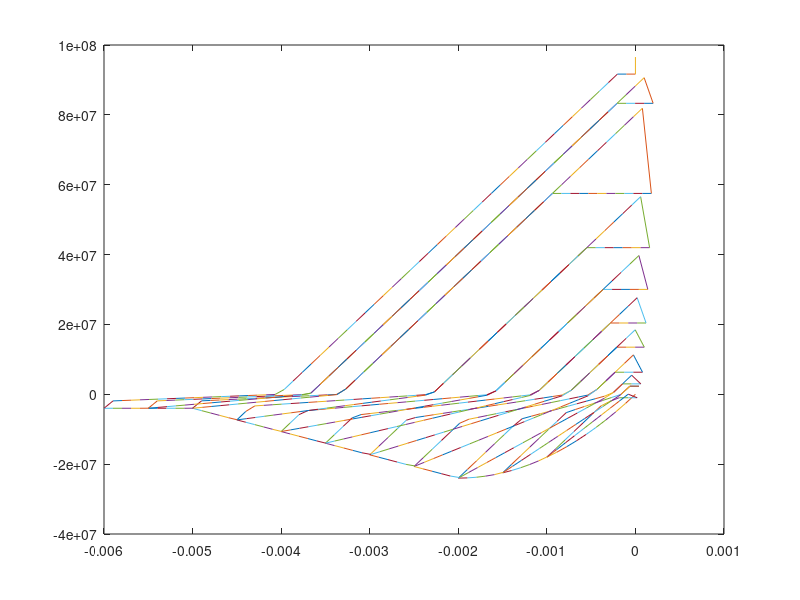

Here is the MATLAB script that generated this plot:
function [] = UniaxialConcrete_new()

global fc;    % concrete compression strength           : mp(1)
global epsc0; % strain at compression strength          : mp(2)
global fcu;   % stress at ultimate (crushing) strain    : mp(3)
global epscu; % ultimate (crushing) strain              : mp(4)
global rat;   % ratio between unloading slope at epscu and original slope : mp(5)
global ft;    % concrete tensile strength               : mp(6)
global Ets;   % tension stiffening slope                : mp(7)

fc = -24e6;    % concrete compression strength           : mp(1)
epsc0 = -0.002; % strain at compression strength          : mp(2)
fcu = -4.0e6;   % stress at ultimate (crushing) strain    : mp(3)
epscu = -0.005; % ultimate (crushing) strain              : mp(4)
rat = 0.1;   % ratio between unloading slope at epscu and original slope : mp(5)
ft = 4e6;    % concrete tensile strength               : mp(6)
Ets = 20000;   % tension stiffening slope                : mp(7)

load("matlab.mat")

% init
ecminP = 0.0;
deptP = 0.0;
ecmin = 0.0;
dept = 0.0;

epsP = 0.0;
sigP = 0.0;
eps = 0.0;
sig = 0.0;

sigVec = [];

for strain = strainVec'
    deps = strain - epsP;
    [eps, sig, ecmin, dept] = setTrialStrain(deps, epsP, sigP, ecminP, deptP);
    % axis([-7e-3, 1e-3, -25, 4]);
    plot([epsP, eps], [sigP, sig], '-')
    hold on;
    %pause(0.05);
    epsP = eps;
    sigP = sig;
    ecminP = ecmin;
    deptP = dept;
    sigVec = [sigVec;sig];
end

end

function [eps, sig, ecmin, dept] = setTrialStrain(deps, in_eps, in_sig, in_ecmin, in_dept)

global fc;    % concrete compression strength           : mp(1)
global epsc0; % strain at compression strength          : mp(2)
global fcu;   % stress at ultimate (crushing) strain    : mp(3)
global epscu; % ultimate (crushing) strain              : mp(4)
global rat;   % ratio between unloading slope at epscu and original slope : mp(5)
global ft;    % concrete tensile strength               : mp(6)
global Ets;   % tension stiffening slope                : mp(7)

ec0 = fc * 2. / epsc0;

% if the current strain is less than the smallest previous strain
% call the monotonic envelope in compression and reset minimum strain

in_eps = in_eps + deps;

eps = in_eps;
sig = in_sig;
ecmin = in_ecmin;
dept = in_dept;

if (in_eps < in_ecmin)
    [sig, e] = Compr_Envlp(in_eps);
    ecmin = in_eps;
    dept = in_dept;
else
    
    % else, if the current strain is between the minimum strain and ept
    % (which corresponds to zero stress) the material is in the unloading-
    % reloading branch and the stress remains between sigmin and sigmax
    
    % calculate strain-stress coordinates of point R that determines
    % the reloading slope according to Fig.2.11 in EERC Report
    % (corresponding equations are 2.31 and 2.32
    % the strain of point R is epsR and the stress is sigmR
    
    epsr = (fcu - rat * ec0 * epscu) / (ec0 * (1.0 - rat));
    sigmr = ec0 * epsr;
    
    % calculate the previous minimum stress sigmm from the minimum
    % previous strain ecmin and the monotonic envelope in compression
    
    sigmm = 0;
    dumy = 0;
    
    [sigmm, dumy] = Compr_Envlp(in_ecmin);
    
    % calculate current reloading slope Er (Eq. 2.35 in EERC Report)
    % calculate the intersection of the current reloading slope Er
    % with the zero stress axis (variable ept) (Eq. 2.36 in EERC Report)
    
    er = (sigmm - sigmr) / (in_ecmin - epsr);
    ept = in_ecmin - sigmm / er;
    
    if in_eps <= ept
        sigmin = sigmm + er * (in_eps - in_ecmin);
        sigmax = er * 0.5 * (in_eps - ept);
        sig = in_sig + ec0 * deps;
        if sig <= sigmin
            sig = sigmin;
        end
        if sig >= sigmax
            sig = sigmax;
        end
    else
        % else, if the current strain is between ept and epn
        % (which corresponds to maximum remaining tensile strength)
        % the response corresponds to the reloading branch in tension
        % Since it is not saved, calculate the maximum remaining tensile
        % strength sicn (Eq. 2.43 in EERC Report)
        
        % calculate first the strain at the peak of the tensile stress-strain
        % relation epn (Eq. 2.42 in EERC Report)
        
        epn = ept + in_dept;
        sicn = 0;
        if (in_eps <= epn)
            [sicn, e] = Tens_Envlp(in_dept);
            if abs(in_dept) < 1e-15
                e = sicn / in_dept;
            else
                e = ec0;
            end
            sig = e * (in_eps - ept);
        else
            % else, if the current strain is larger than epn the response
            % corresponds to the tensile envelope curve shifted by ept
            dept = in_eps - ept;
        end
    end
end

end

function [sigc, Ect] = Tens_Envlp(epsc)

global fc;    % concrete compression strength           : mp(1)
global epsc0; % strain at compression strength          : mp(2)
global ft;    % concrete tensile strength               : mp(6)
global Ets;   % tension stiffening slope                : mp(7)

Ec0 = 2.0*fc / epsc0;
eps0 = ft / Ec0;
epsu = ft*(1.0 / Ets + 1.0 / Ec0);

if (epsc <= eps0)
    sigc = epsc*Ec0;
    Ect = Ec0;
else
    if (epsc <= epsu)
        Ect = - Ets;
        sigc = ft - Ets*(epsc - eps0);
    else
        %      Ect  = 0.0
        Ect = 1.0e-15;
        sigc = 0.0;
    end
end

end

function [sigc, Ect] = Compr_Envlp(epsc)

global fc;    % concrete compression strength           : mp(1)
global epsc0; % strain at compression strength          : mp(2)
global fcu;   % stress at ultimate (crushing) strain    : mp(3)
global epscu; % ultimate (crushing) strain              : mp(4)

Ec0 = 2.0*fc / epsc0;
ratLocal = epsc / epsc0;

if (epsc >= epsc0)
    sigc = fc*ratLocal*(2.0 - ratLocal);
    Ect = Ec0*(1.0 - ratLocal);
else
    %   linear descending branch between epsc0 and epscu
    if (epsc > epscu)
        sigc = (fcu - fc)*(epsc - epsc0) / (epscu - epsc0) + fc;
        Ect = (fcu - fc) / (epscu - epsc0);
    else
        % flat friction branch for strains larger than epscu
        sigc = fcu;
        Ect = 1.0e-10;
    end
end

end